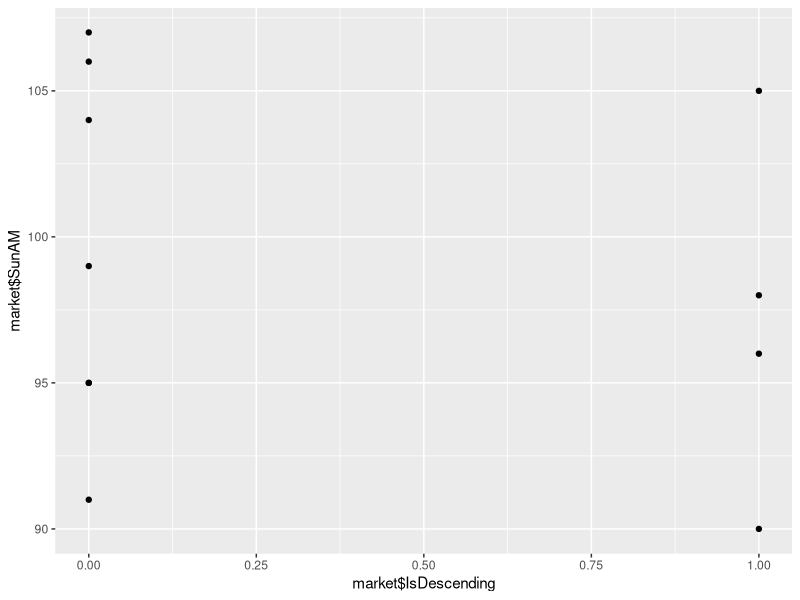

The R source for this figure:
library(ggplot2)

# load data
market <- read.csv("data/stalk.csv", header = TRUE)

# clean up
market <- na.omit(market)
market$IsDescending <- ifelse(market$IsDescending == 'Y', 1, 0)

# average loss of a Thursday sale vs Tuesday sale for descending
pos <- market[market$IsDescending == 1,]
avg_loss <- mean(pos$TuePM - pos$ThuPM)
print(paste("tu - th loss", avg_loss))

# plot descending by starting price
print(qplot(market$IsDescending, market$SunAM))